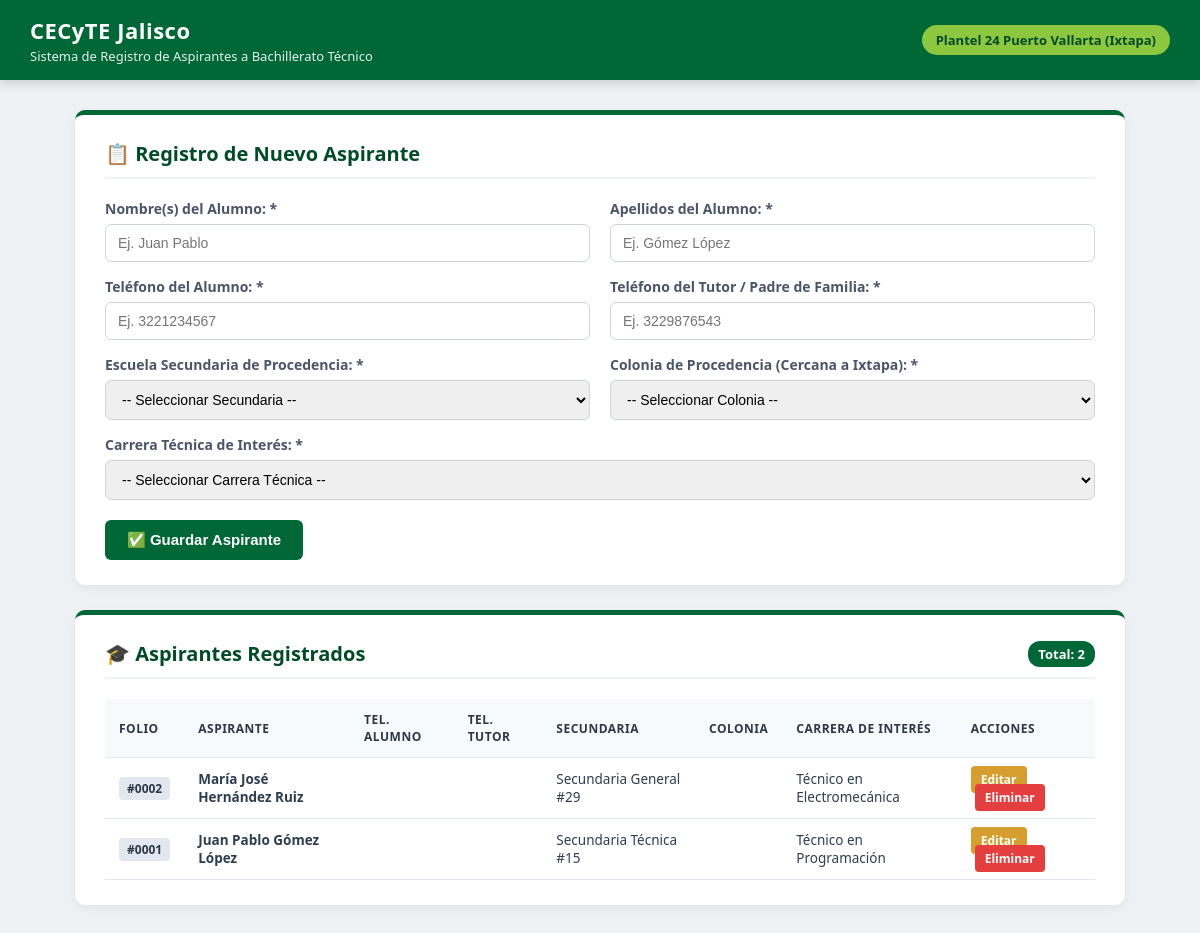
The page / on the database its author committed.
### tables this page shows
CREATE TABLE `alumnos` (
  `id` int(11) NOT NULL,
  `nombre` varchar(80) NOT NULL,
  `apellidos` varchar(100) NOT NULL,
  `telefono` varchar(20) NOT NULL,
  `direccion` varchar(200) NOT NULL,
  `secundaria` varchar(120) NOT NULL,
  `carrera_interes` varchar(100) NOT NULL
);

### index.php (the view, shortened to what this page needs)
<?php
require_once 'conexion.php';
$id_editar = "";
$nombre = "";
$apellidos = "";
$telefono_alumno = "";
$telefono_tutor = "";
$alumnos = $conn->query("SELECT * FROM alumnos ORDER BY id DESC");
$total_alumnos = $alumnos ? $alumnos->num_rows : 0;
?>
<!DOCTYPE html>
<html lang="es">
<head>
</head>
<body>
<div class="navbar">
    <div class="navbar-brand">
        <div>
            <h1>CECyTE Jalisco</h1>
            <p>Sistema de Registro de Aspirantes a Bachillerato Técnico</p>
        </div>
    </div>
    <div class="badge-plantel">Plantel 24 Puerto Vallarta (Ixtapa)</div>
</div>
<div class="container">
    <div class="card">
        <h2 class="card-title">
            <span><?php echo $id_editar ? '📝 Editar Datos de Aspirante' : '📋 Registro de Nuevo Aspirante'; ?></span>
        </h2>
        <form method="POST" action="index.php">
            <div class="form-grid">
                <div class="form-group">
                    <label>Nombre(s) del Alumno: *</label>
                    <input type="text" name="nombre" value="<?php echo htmlspecialchars($nombre); ?>" placeholder="Ej. Juan Pablo" required>
                </div>
                <div class="form-group">
                    <label>Apellidos del Alumno: *</label>
                    <input type="text" name="apellidos" value="<?php echo htmlspecialchars($apellidos); ?>" placeholder="Ej. Gómez López" required>
                </div>
                <div class="form-group">
                    <label>Teléfono del Alumno: *</label>
                    <input type="text" name="telefono_alumno" value="<?php echo htmlspecialchars($telefono_alumno); ?>" placeholder="Ej. 3221234567" required>
                </div>
                <div class="form-group">
                    <label>Teléfono del Tutor / Padre de Familia: *</label>
                    <input type="text" name="telefono_tutor" value="<?php echo htmlspecialchars($telefono_tutor); ?>" placeholder="Ej. 3229876543" required>
                </div>
                <div class="form-group">
                    <label>Escuela Secundaria de Procedencia: *</label>
                    <select name="secundaria" required>
                        <option value="">-- Seleccionar Secundaria --</option>
                    </select>
                </div>
                <div class="form-group">
                    <label>Colonia de Procedencia (Cercana a Ixtapa): *</label>
                    <select name="colonia" required>
                        <option value="">-- Seleccionar Colonia --</option>
                    </select>
                </div>
                <div class="form-group full-width">
                    <label>Carrera Técnica de Interés: *</label>
                    <select name="carrera_interes" required>
                        <option value="">-- Seleccionar Carrera Técnica --</option>
                    </select>
                </div>
            </div>
            <div class="btn-group">
                <button type="submit" class="btn"><?php echo $id_editar ? '💾 Actualizar Registro' : '✅ Guardar Aspirante'; ?></button>
            </div>
        </form>
    </div>
    <div class="card">
        <h2 class="card-title">
            <span>🎓 Aspirantes Registrados</span>
            <span class="counter-badge">Total: <?php echo $total_alumnos; ?></span>
        </h2>
        <table>
            <thead>
                <tr>
                    <th>Folio</th>
                    <th>Aspirante</th>
                    <th>Tel. Alumno</th>
                    <th>Tel. Tutor</th>
                    <th>Secundaria</th>
                    <th>Colonia</th>
                    <th>Carrera de Interés</th>
                    <th>Acciones</th>
                </tr>
            </thead>
            <tbody>
                <?php if ($total_alumnos > 0): ?>
                    <?php while ($row = $alumnos->fetch_assoc()): ?>
                        <tr>
                            <td><span class="badge-id">#<?php echo str_pad($row['id'], 4, "0", STR_PAD_LEFT); ?></span></td>
                            <td><strong><?php echo htmlspecialchars($row['nombre'] . ' ' . $row['apellidos']); ?></strong></td>
                            <td><?php echo htmlspecialchars($row['telefono_alumno']); ?></td>
                            <td><?php echo htmlspecialchars($row['telefono_tutor']); ?></td>
                            <td><?php echo htmlspecialchars($row['secundaria']); ?></td>
                            <td><?php echo htmlspecialchars($row['colonia']); ?></td>
                            <td><?php echo htmlspecialchars($row['carrera_interes']); ?></td>
                            <td>
                                <a href="index.php?editar=<?php echo $row['id']; ?>" class="btn-edit">Editar</a>
                                <a href="index.php?eliminar=<?php echo $row['id']; ?>" class="btn-del" onclick="return confirm('¿Seguro que deseas eliminar el registro de este aspirante?');">Eliminar</a>
                            </td>
                        </tr>
                    <?php endwhile; ?>
                <?php else: ?>
                    <tr>
                        <td colspan="8" style="text-align: center; color: #718096; padding: 20px;">No hay aspirantes registrados actualmente.</td>
                    </tr>
                <?php endif; ?>
            </tbody>
        </table>
    </div>
</div>
</body>
</html>

### index.php (style rules this page uses)
:root { --cecyte-green: #006837; --cecyte-dark-green: #004b28; --cecyte-accent: #8dc63f; --bg-gray: #eef2f5; --text-dark: #2c3e50; }
body { font-family: 'Segoe UI', Tahoma, Geneva, Verdana, sans-serif; margin: 0; padding: 0; background-color: var(--bg-gray); color: var(--text-dark); }
.navbar { background-color: var(--cecyte-green); color: white; padding: 15px 30px; box-shadow: 0 4px 10px rgba(0,0,0,0.15); display: flex; align-items: center; justify-content: space-between; }
.navbar-brand { display: flex; align-items: center; gap: 15px; }
.navbar-brand h1 { margin: 0; font-size: 22px; font-weight: 700; letter-spacing: 0.5px; }
.navbar-brand p { margin: 2px 0 0 0; font-size: 13px; opacity: 0.9; }
.badge-plantel { background-color: var(--cecyte-accent); color: #004b28; padding: 6px 14px; border-radius: 20px; font-weight: bold; font-size: 13px; }
.container { max-width: 1050px; margin: 30px auto; padding: 0 15px; }
.card { background: white; border-radius: 10px; padding: 25px 30px; margin-bottom: 25px; box-shadow: 0 4px 12px rgba(0,0,0,0.06); border-top: 5px solid var(--cecyte-green); }
.card-title { margin-top: 0; color: var(--cecyte-dark-green); font-size: 20px; border-bottom: 2px solid #eef2f5; padding-bottom: 10px; margin-bottom: 20px; display: flex; justify-content: space-between; align-items: center; }
.form-grid { display: grid; grid-template-columns: 1fr 1fr; gap: 15px 20px; }
.form-group { display: flex; flex-direction: column; }
.form-group.full-width { grid-column: span 2; }
label { font-weight: 600; font-size: 14px; margin-bottom: 6px; color: #4A5568; }
input[type="text"], select { width: 100%; padding: 10px 12px; border: 1.5px solid #CBD5E0; border-radius: 6px; font-size: 14px; box-sizing: border-box; transition: all 0.2s ease; }
.btn-group { margin-top: 20px; display: flex; gap: 10px; }
.btn { background-color: var(--cecyte-green); color: white; border: none; padding: 11px 22px; border-radius: 6px; cursor: pointer; font-size: 15px; font-weight: 600; transition: background 0.2s ease; }
table { width: 100%; border-collapse: collapse; margin-top: 10px; }
th, td { padding: 12px 14px; text-align: left; font-size: 13.5px; border-bottom: 1px solid #E2E8F0; }
th { background-color: #F7FAFC; color: #2D3748; font-weight: 700; text-transform: uppercase; font-size: 12px; letter-spacing: 0.5px; }
.badge-id { background: #E2E8F0; color: #2D3748; padding: 3px 8px; border-radius: 4px; font-weight: bold; font-size: 12px; }
.btn-edit { background: #D69E2E; color: white; padding: 5px 10px; border-radius: 4px; text-decoration: none; font-size: 12px; font-weight: 600; }
.btn-del { background: #E53E3E; color: white; padding: 5px 10px; border-radius: 4px; text-decoration: none; font-size: 12px; font-weight: 600; margin-left: 4px; }
.counter-badge { background-color: var(--cecyte-green); color: white; padding: 4px 10px; border-radius: 12px; font-size: 13px; }

### rows shown on the page
alumnos: id "0002", nombre+apellidos "María José Hernández Ruiz", secundaria "Secundaria General #29", carrera_interes "Técnico en Electromecánica"
alumnos: id "0001", nombre+apellidos "Juan Pablo Gómez López", secundaria "Secundaria Técnica #15", carrera_interes "Técnico en Programación"

### other values the page prints
$total_alumnos "2"
